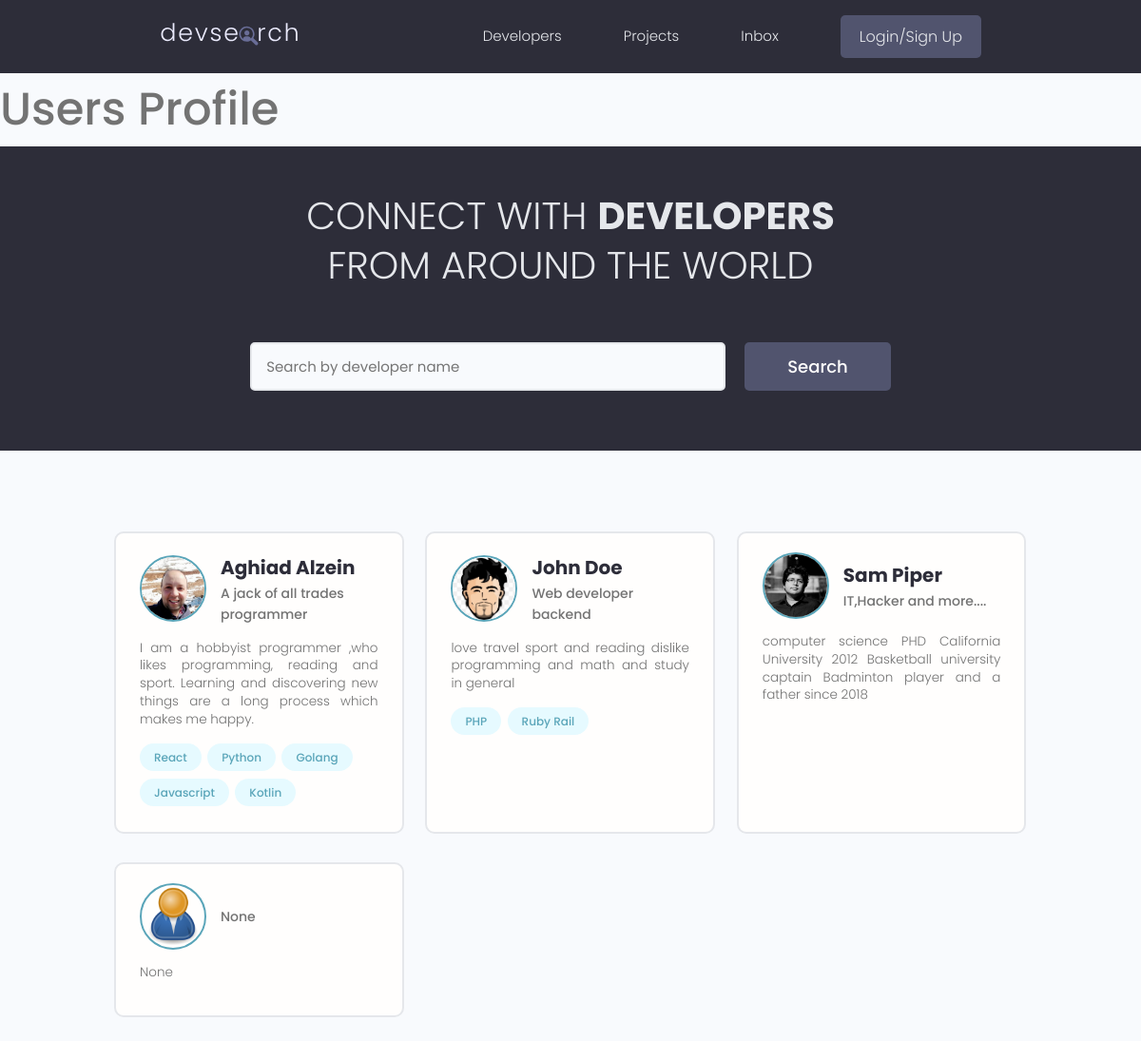
The page / on the database its author committed.
### users/models.py (models this page shows, shortened)
class Profile(models.Model):
    user=models.OneToOneField(User,on_delete=models.CASCADE,null=True,blank=True)
    name=models.CharField(max_length=200,null=True,blank=True)
    email=models.EmailField(max_length=200,null=True,blank=True)
    username=models.CharField(max_length=200,blank=True,null=True)
    location=models.CharField(max_length=200,blank=True,null=True)
    short_intro=models.CharField(max_length=200,null=True,blank=True)
    bio=models.TextField(blank=True,null=True)
    profile_image=models.ImageField(blank=True,null=True,upload_to='profiles/',default='profiles/user-default.png')
    social_github=models.CharField(max_length=200,null=True,blank=True)
    social_twitter=models.CharField(max_length=200,null=True,blank=True)
    social_linkedin=models.CharField(max_length=200,null=True,blank=True)
    social_youtube=models.CharField(max_length=200,null=True,blank=True)
    social_website=models.CharField(max_length=200,null=True,blank=True)
    created=models.DateTimeField(auto_now_add=True)
    id=models.UUIDField(editable=False,primary_key=True,default=uuid.uuid4,unique=True)

class Skill(models.Model):
    owner=models.ForeignKey(
        Profile,on_delete=models.CASCADE,null=True,blank=True)
    name=models.CharField(max_length=200,null=True,blank=True)
    description=models.TextField(null=True,blank=True)
    created=models.DateTimeField(auto_now_add=True)
    id=models.UUIDField(
        default=uuid.uuid4,primary_key=True,unique=True,editable=False)

### users/views.py (the view)
# urls.py: path('',views.profiles,name='profiles'),
def profiles(request):
    profiles=Profile.objects.all()
    context = {'profiles':profiles}
    return render(request,'users/profiles.html',context)

### users/templates/users/profiles.html (shortened to what this page needs)
{% extends 'main.html' %}
{% block content%}
<h1>Users Profile</h1>
<main class="home">
    <section class="hero-section text-center">
      <div class="container container--narrow">
        <div class="hero-section__box">
          <h2>CONNECT WITH <span>DEVELOPERS</span></h2>
          <h2>FROM AROUND THE WORLD</h2>
        </div>
        <div class="hero-section__search">
          <form class="form" action="#" method="get">
            <div class="form__field">
              <input class="input input--text" id="formInput#search" type="text" name="text"
                placeholder="Search by developer name" />
            </div>
            <input class="btn btn--sub btn--lg" type="submit" value="Search" />
          </form>
        </div>
      </div>
    </section>
    <section class="devlist">
      <div class="container">
        <div class="grid grid--three">
            {% for profile in profiles %}
          <div class="column card">
            <div class="dev">
              <a href="{% url 'user-profile' profile.id %}" class="card__body">
                <div class="dev__profile">
                  <img class="avatar avatar--md" src="{{profile.profile_image.url}}" alt="image" />
                  <div class="dev__meta">
                    <h3>{{profile.name}}</h3>
                    <h5>{{profile.short_intro|slice:"60"}}</h5>
                  </div>
                </div>
                <p class="dev__info">{{profile.bio|slice:"150"}}</p>
                <div class="dev__skills">
                    {% for skill in profile.skill_set.all %}
                  <span class="tag tag--pill tag--main">
                    <small>{{skill.name}}</small>
                  </span>
                {% endfor S%}
                </div>
              </a>
            </div>
          </div>
          {% endfor %}
        </div>
      </div>
    </section>
  </main>
{% endblock %}

### static/styles/app.css (style rules this page uses)
:root { --color-sub: #2d2d39; }
.btn--sub { background-color: var(--color-sub-light); }
.card { border: 2px solid var(--color-light); }
img { width: 100%; }
.hero-section { height: 40vh; display: flex; align-items: center; background-color: var(--color-sub); }
.hero-section__box { margin-bottom: 4rem; }
.hero-section__box > h2, .hero-section__box > h2 > span { font-size: 4rem; color: var(--color-light); line-height: 1.3; text-transform: uppercase; }
.hero-section__box > h2 { font-weight: 300; }
.hero-section__box > h2 > span { font-weight: 700; }
.hero-section__search > .form { display: flex; align-items: center; justify-content: center; gap: 2rem; }
.hero-section__search > .form input.input--text { width: 50rem; }
.devlist { margin-top: 8rem; }
.devlist .grid { align-items: stretch; }
.devlist .dev .dev__profile { display: flex; align-items: center; gap: 1.5rem; }
.devlist .dev .dev__meta h3 { color: var(--color-sub); font-size: 2rem; font-weight: 700; }
.devlist .dev .dev__meta h5 { color: var(--color-text); font-size: 1.4rem; font-weight: 500; }
.devlist .dev .dev__info { margin: 1.5rem 0; font-size: 1.35rem; line-height: 1.4; text-align: justify; }

### static/uikit/styles/modules/_variables.css (style rules this page uses)
:root { --color-main: #5aa5b9; --color-main-light: #e6faff; --color-sub: #3f4156; --color-sub-light: #51546e; --color-sub-lighter: #ededfd; --color-text: #737373; --color-gray: #8b8b8b; --color-light: #e5e7eb; --color-light-gray: #767676; --color-bg: #f8fafd; --color-white: #fffefd; --color-white-light: #f3f3f3; --color-success: #359e64; --color-success-bg: #def8e8; --color-error: #fc4b0b; --color-error-bg: #fff2ee; --font-base: 'Poppins', arial, helvetica, 'Segoe UI', roboto, ubuntu, sans-serif; --font-monospace: 'Fira Code', 'Courier New', courier, monospace; --font-regular: 300; --font-medium: 500; --font-bold: 700; --generic-shadow: 1px 1px 5px #00000010; --generic-transition: all 0.3s ease-in-out; }

### static/uikit/styles/modules/_base.css (style rules this page uses)
* { margin: 0; padding: 0; box-sizing: border-box; text-rendering: optimizeLegibility; color: inherit; font-size: inherit; }
html { font-size: 50%; }
@media only screen and (min-width: 480px) { html { font-size: 56.25%; } }
@media only screen and (min-width: 1200px) { html { font-size: 62.5%; } }
body { line-height: 1.6; font-weight: 400; font-size: 1.5rem; color: var(--color-text); background-color: var(--color-bg); min-height: 100vh; }

### static/uikit/styles/modules/_typography.css (style rules this page uses)
* { font-family: var(--font-base); }
h1 { font-size: 4.8rem; font-weight: var(--font-medium); }
h2 { font-size: 3.6rem; font-weight: var(--font-bold); }
h3 { font-size: 3.2rem; font-weight: var(--font-medium); }
h5 { font-size: 2.4rem; font-weight: var(--font-medium); }
h5, h6 { font-weight: var(--font-regular); }
p, span, strong { font-size: 1.6rem; color: var(--color-text); font-weight: var(--font-regular); }
a { padding-bottom: 2px; text-decoration: none; display: inline-block; color: var(--color-main); font-weight: var(--font-medium); }

### static/uikit/styles/modules/_utilities.css (style rules this page uses)
.container { width: 92%; max-width: 165rem; margin: 0 auto; box-sizing: border-box; }
.container--narrow { width: 92%; max-width: 120rem; }
@media screen and (min-width: 1000px) { .container { width: 90%; } }
@media screen and (min-width: 1000px) { .container--narrow { width: 85%; } }
@media screen and (min-width: 1200px) { .container { width: 80%; } }
@media screen and (min-width: 1200px) { .container--narrow { width: 72%; } }
.text-center { text-align: center; }

### static/uikit/styles/modules/_avatar.css (style rules this page uses)
.avatar { border-radius: 50%; border: 2px solid var(--color-main); object-fit: cover; }
.avatar--md { height: 7rem; width: 7rem; }

### static/uikit/styles/modules/_button.css (style rules this page uses)
.btn { display: inline-block; position: relative; cursor: pointer; background-color: var(--color-light); font-weight: var(--font-medium); color: var(--color-sub); text-decoration: none; padding: 1rem 2rem; border-radius: 0.5rem; border: none; width: -webkit-fit-content; width: -moz-fit-content; width: fit-content; height: -webkit-fit-content; height: -moz-fit-content; height: fit-content; font-size: 1.6rem; outline-width: 0; outline-color: transparent; -webkit-backface-visibility: hidden; backface-visibility: hidden; transition: all 0.3s ease-in-out; }
.btn--sub { background-color: var(--color-sub); color: var(--color-white); }
.btn--lg { font-size: 1.8rem; padding: 1.2rem 4.5rem; }

### static/uikit/styles/modules/_card.css (style rules this page uses)
.card { border-radius: 1rem; background-color: var(--color-white); border: 1.5px solid var(--color-light); width: auto; height: auto; margin-top: 0.5rem; margin-bottom: 0.5rem; overflow: hidden; }
.card__body, .card__header { padding: 2rem 2.5rem; }

### rows shown on the page
Profile: profile_image (picture), name "Aghiad Alzein", short_intro "A jack of all trades programmer", bio "I am a hobbyist programmer ,who likes programming, reading and sport. Learning and discovering new things are a long process which makes me happy."
Skill: name "React"
Skill: name "Python"
Skill: name "Golang"
Skill: name "Javascript"
Skill: name "Kotlin"
Profile: profile_image (picture), name "John Doe", short_intro "Web developer backend", bio "love travel sport and reading dislike programming and math and study in general"
Skill: name "PHP"
Skill: name "Ruby Rail"
Profile: profile_image (picture), name "Sam Piper", short_intro "IT,Hacker and more....", bio "computer science PHD California University 2012 Basketball university captain Badminton player and a father since 2018"
Profile: profile_image (placeholder picture), short_intro "None", bio "None"
